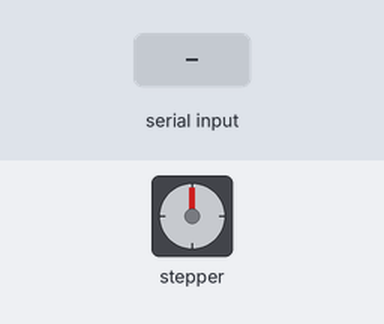
Simulated run of this sketch. Board: Arduino Uno, built with avr-gcc and run on an emulated ATmega328P. Parts: stepper motor. Wiring (inferred from the names in the program): stepper motor driver (200 steps per turn assumed): step pin 2; direction pin 3; enable pin 8. Inputs (shaded band) come from the test bench. What the sketch prints to the serial monitor is not drawn.

Above: at 1.2 s.
1.3 s: "90,45\n" received over Serial
Timing chart, 0 to 40.9 s (numbered marks = the images above; inputs shaded):
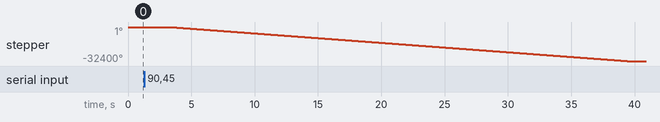

Measured:
- after the input at 1.3 s, stepper: turns 32400° counter-clockwise in 36.1 s, starting after 2.0 s

The sketch:

doc_xung_A_B.ino
```cpp
// Run a A4998 Stepstick from an Arduino UNO.
int x = 0;
int n = 0;
int en = 8 ;
int dirPin = 3 ;
int stepPin = 2 ;

void setup()
{
  Serial.begin(9600);
  pinMode(en, OUTPUT); // Enable
  pinMode(stepPin, OUTPUT); // Step
  pinMode(dirPin, OUTPUT); // Dir
  digitalWrite(en, LOW); // Set Enable low
}

void loop() {
  Serial.print("Quay bao nhieu vong?: ");
  while (Serial.available() == 0) {
  }
  n = Serial.parseInt();
  Serial.print(n);
  x = n * 400;
  digitalWrite(dirPin, LOW);
  for (int i = 1 ; i <= x ; i = i + 1) {
    digitalWrite(stepPin, HIGH);
    delayMicroseconds(1000);
    digitalWrite(stepPin, LOW);
    delayMicroseconds(1000);
  }
  delay(2000);
}
```
